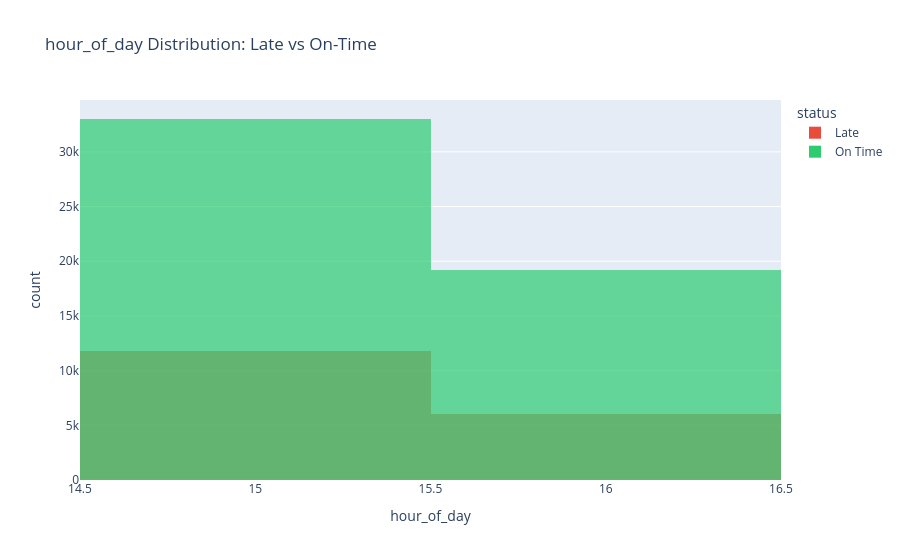
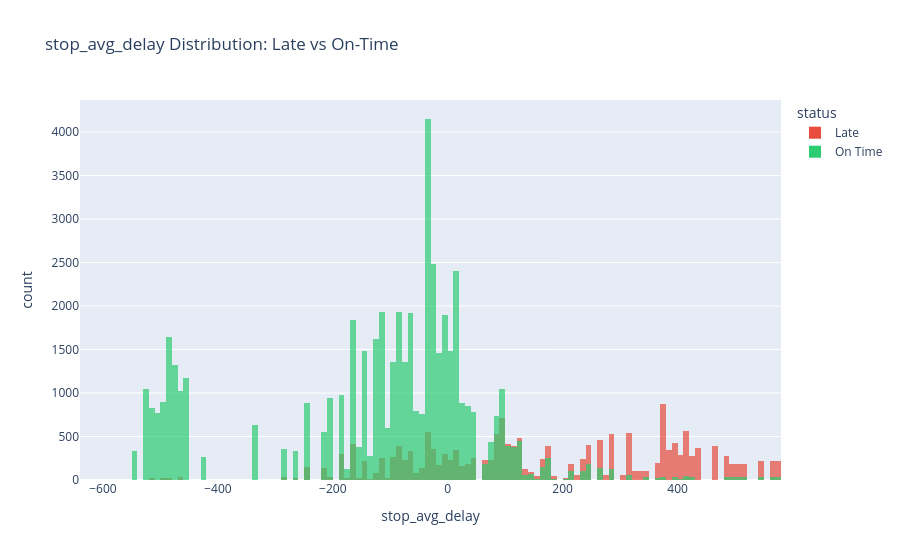
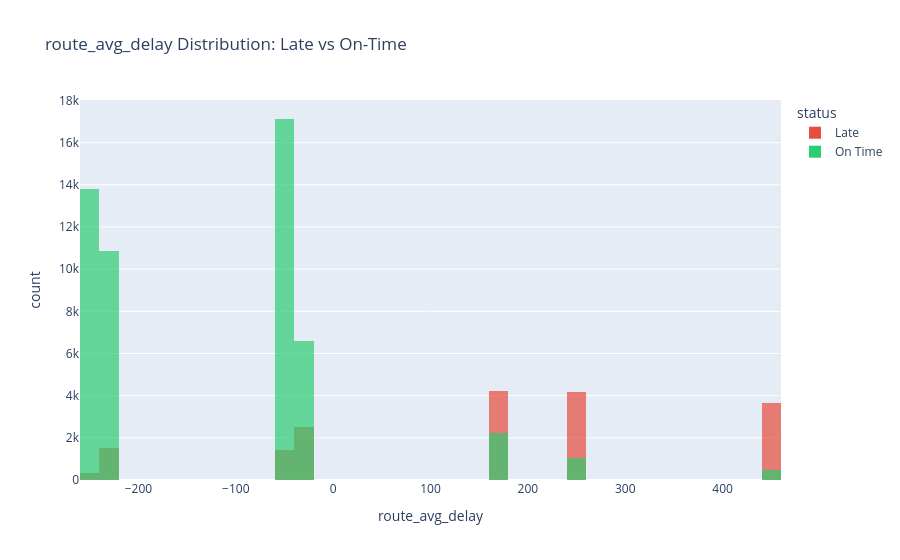
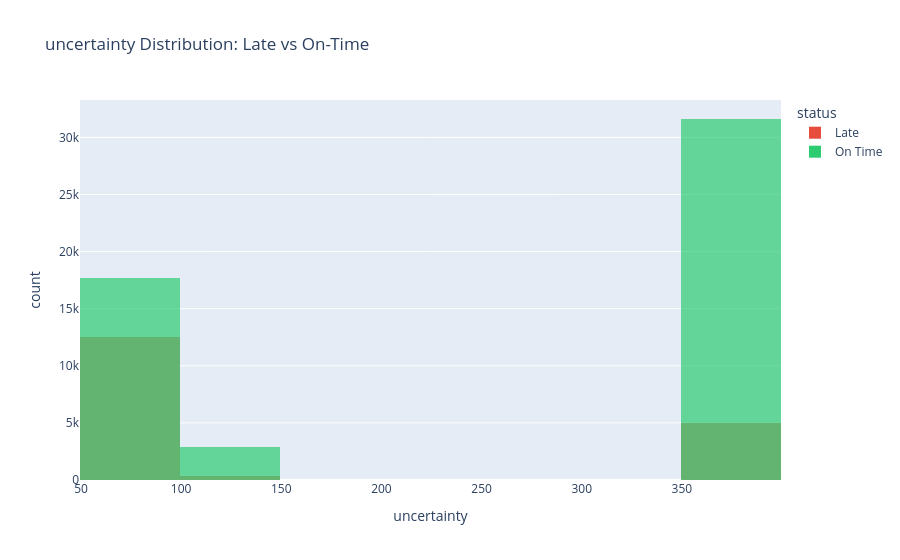

Notebook code for these charts, in order:
### Code cell
# Compare distributions for late vs on-time
comparison_features = ["hour_of_day", "stop_avg_delay", "route_avg_delay", "uncertainty", "temperature_f", "wind_speed_mph"]

fm_pd = feature_matrix.select(comparison_features + ["target_is_late"]).to_pandas()
fm_pd["status"] = fm_pd["target_is_late"].map({0: "On Time", 1: "Late"})

for feat in comparison_features:
    fig = px.histogram(
        fm_pd,
        x=feat,
        color="status",
        barmode="overlay",
        title=f"{feat} Distribution: Late vs On-Time",
        opacity=0.7,
        color_discrete_map={"On Time": "#2ecc71", "Late": "#e74c3c"},
    )
    fig.show()

### Figure 1 — Plotly figure (JSON) as saved in the notebook; plotly's stock layout.template omitted (floating-point values rounded to 4 significant figures; data arrays with more than 128 entries replaced by an {"elided": "..."} marker saying what was removed)
{"data": [{"bingroup": "x", "hovertemplate": "status=Late<br>hour_of_day=%{x}<br>count=%{y}<extra></extra>", "legendgroup": "Late", "marker": {"color": "#e74c3c", "opacity": 0.7, "pattern": {"shape": ""}}, "name": "Late", "orientation": "v", "showlegend": true, "type": "histogram", "x": {"elided": "17801 int values"}, "xaxis": "x", "yaxis": "y"}, {"bingroup": "x", "hovertemplate": "status=On Time<br>hour_of_day=%{x}<br>count=%{y}<extra></extra>", "legendgroup": "On Time", "marker": {"color": "#2ecc71", "opacity": 0.7, "pattern": {"shape": ""}}, "name": "On Time", "orientation": "v", "showlegend": true, "type": "histogram", "x": {"elided": "52162 int values"}, "xaxis": "x", "yaxis": "y"}], "layout": {"barmode": "overlay", "legend": {"title": {"text": "status"}, "tracegroupgap": 0}, "title": {"text": "hour_of_day Distribution: Late vs On-Time"}, "xaxis": {"anchor": "y", "domain": [0, 1], "title": {"text": "hour_of_day"}}, "yaxis": {"anchor": "x", "domain": [0, 1], "title": {"text": "count"}}}}

### Figure 2 — Plotly figure (JSON) as saved in the notebook; plotly's stock layout.template omitted (floating-point values rounded to 4 significant figures; data arrays with more than 128 entries replaced by an {"elided": "..."} marker saying what was removed)
{"data": [{"bingroup": "x", "hovertemplate": "status=Late<br>stop_avg_delay=%{x}<br>count=%{y}<extra></extra>", "legendgroup": "Late", "marker": {"color": "#e74c3c", "opacity": 0.7, "pattern": {"shape": ""}}, "name": "Late", "orientation": "v", "showlegend": true, "type": "histogram", "x": {"elided": "17801 float values"}, "xaxis": "x", "yaxis": "y"}, {"bingroup": "x", "hovertemplate": "status=On Time<br>stop_avg_delay=%{x}<br>count=%{y}<extra></extra>", "legendgroup": "On Time", "marker": {"color": "#2ecc71", "opacity": 0.7, "pattern": {"shape": ""}}, "name": "On Time", "orientation": "v", "showlegend": true, "type": "histogram", "x": {"elided": "52162 float values"}, "xaxis": "x", "yaxis": "y"}], "layout": {"barmode": "overlay", "legend": {"title": {"text": "status"}, "tracegroupgap": 0}, "title": {"text": "stop_avg_delay Distribution: Late vs On-Time"}, "xaxis": {"anchor": "y", "domain": [0, 1], "title": {"text": "stop_avg_delay"}}, "yaxis": {"anchor": "x", "domain": [0, 1], "title": {"text": "count"}}}}

### Figure 3 — Plotly figure (JSON) as saved in the notebook; plotly's stock layout.template omitted (floating-point values rounded to 4 significant figures; data arrays with more than 128 entries replaced by an {"elided": "..."} marker saying what was removed)
{"data": [{"bingroup": "x", "hovertemplate": "status=Late<br>route_avg_delay=%{x}<br>count=%{y}<extra></extra>", "legendgroup": "Late", "marker": {"color": "#e74c3c", "opacity": 0.7, "pattern": {"shape": ""}}, "name": "Late", "orientation": "v", "showlegend": true, "type": "histogram", "x": {"elided": "17801 float values"}, "xaxis": "x", "yaxis": "y"}, {"bingroup": "x", "hovertemplate": "status=On Time<br>route_avg_delay=%{x}<br>count=%{y}<extra></extra>", "legendgroup": "On Time", "marker": {"color": "#2ecc71", "opacity": 0.7, "pattern": {"shape": ""}}, "name": "On Time", "orientation": "v", "showlegend": true, "type": "histogram", "x": {"elided": "52162 float values"}, "xaxis": "x", "yaxis": "y"}], "layout": {"barmode": "overlay", "legend": {"title": {"text": "status"}, "tracegroupgap": 0}, "title": {"text": "route_avg_delay Distribution: Late vs On-Time"}, "xaxis": {"anchor": "y", "domain": [0, 1], "title": {"text": "route_avg_delay"}}, "yaxis": {"anchor": "x", "domain": [0, 1], "title": {"text": "count"}}}}

### Figure 4 — Plotly figure (JSON) as saved in the notebook; plotly's stock layout.template omitted (floating-point values rounded to 4 significant figures; data arrays with more than 128 entries replaced by an {"elided": "..."} marker saying what was removed)
{"data": [{"bingroup": "x", "hovertemplate": "status=Late<br>uncertainty=%{x}<br>count=%{y}<extra></extra>", "legendgroup": "Late", "marker": {"color": "#e74c3c", "opacity": 0.7, "pattern": {"shape": ""}}, "name": "Late", "orientation": "v", "showlegend": true, "type": "histogram", "x": {"elided": "17801 int values"}, "xaxis": "x", "yaxis": "y"}, {"bingroup": "x", "hovertemplate": "status=On Time<br>uncertainty=%{x}<br>count=%{y}<extra></extra>", "legendgroup": "On Time", "marker": {"color": "#2ecc71", "opacity": 0.7, "pattern": {"shape": ""}}, "name": "On Time", "orientation": "v", "showlegend": true, "type": "histogram", "x": {"elided": "52162 int values"}, "xaxis": "x", "yaxis": "y"}], "layout": {"barmode": "overlay", "legend": {"title": {"text": "status"}, "tracegroupgap": 0}, "title": {"text": "uncertainty Distribution: Late vs On-Time"}, "xaxis": {"anchor": "y", "domain": [0, 1], "title": {"text": "uncertainty"}}, "yaxis": {"anchor": "x", "domain": [0, 1], "title": {"text": "count"}}}}
